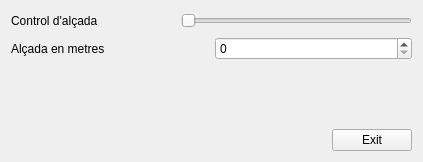
<?xml version="1.0" encoding="UTF-8"?>
<ui version="4.0">
 <class>Form</class>
 <widget class="QWidget" name="Form">
  <property name="geometry">
   <rect>
    <x>0</x>
    <y>0</y>
    <width>423</width>
    <height>162</height>
   </rect>
  </property>
  <property name="windowTitle">
   <string>Form</string>
  </property>
  <layout class="QVBoxLayout" name="verticalLayout_4" stretch="0,3,1,0">
   <item>
    <layout class="QHBoxLayout" name="horizontalLayout_4" stretch="0,1,3">
     <item>
      <widget class="QLabel" name="label">
       <property name="text">
        <string>Control d'alçada</string>
       </property>
      </widget>
     </item>
     <item>
      <spacer name="horizontalSpacer_2">
       <property name="orientation">
        <enum>Qt::Horizontal</enum>
       </property>
       <property name="sizeHint" stdset="0">
        <size>
         <width>40</width>
         <height>20</height>
        </size>
       </property>
      </spacer>
     </item>
     <item>
      <widget class="QSlider" name="horizontalSlider">
       <property name="maximum">
        <number>100</number>
       </property>
       <property name="orientation">
        <enum>Qt::Horizontal</enum>
       </property>
      </widget>
     </item>
    </layout>
   </item>
   <item>
    <layout class="QHBoxLayout" name="horizontalLayout_5">
     <item>
      <widget class="QLabel" name="label_2">
       <property name="text">
        <string>Alçada en metres</string>
       </property>
      </widget>
     </item>
     <item>
      <widget class="QSpinBox" name="spinBox">
       <property name="maximum">
        <number>100</number>
       </property>
      </widget>
     </item>
    </layout>
   </item>
   <item>
    <spacer name="verticalSpacer">
     <property name="orientation">
      <enum>Qt::Vertical</enum>
     </property>
     <property name="sizeHint" stdset="0">
      <size>
       <width>0</width>
       <height>0</height>
      </size>
     </property>
    </spacer>
   </item>
   <item>
    <layout class="QHBoxLayout" name="horizontalLayout_6" stretch="0,0">
     <item>
      <spacer name="horizontalSpacer">
       <property name="orientation">
        <enum>Qt::Horizontal</enum>
       </property>
       <property name="sizeHint" stdset="0">
        <size>
         <width>40</width>
         <height>20</height>
        </size>
       </property>
      </spacer>
     </item>
     <item>
      <widget class="QPushButton" name="pushButton">
       <property name="text">
        <string>Exit</string>
       </property>
       <property name="checkable">
        <bool>false</bool>
       </property>
      </widget>
     </item>
    </layout>
   </item>
  </layout>
 </widget>
 <resources/>
 <connections>
  <connection>
   <sender>pushButton</sender>
   <signal>clicked()</signal>
   <receiver>Form</receiver>
   <slot>close()</slot>
   <hints>
    <hint type="sourcelabel">
     <x>390</x>
     <y>150</y>
    </hint>
    <hint type="destinationlabel">
     <x>272</x>
     <y>152</y>
    </hint>
   </hints>
  </connection>
  <connection>
   <sender>spinBox</sender>
   <signal>valueChanged(int)</signal>
   <receiver>horizontalSlider</receiver>
   <slot>setValue(int)</slot>
   <hints>
    <hint type="sourcelabel">
     <x>281</x>
     <y>77</y>
    </hint>
    <hint type="destinationlabel">
     <x>220</x>
     <y>22</y>
    </hint>
   </hints>
  </connection>
  <connection>
   <sender>horizontalSlider</sender>
   <signal>valueChanged(int)</signal>
   <receiver>spinBox</receiver>
   <slot>setValue(int)</slot>
   <hints>
    <hint type="sourcelabel">
     <x>276</x>
     <y>22</y>
    </hint>
    <hint type="destinationlabel">
     <x>296</x>
     <y>77</y>
    </hint>
   </hints>
  </connection>
 </connections>
</ui>
